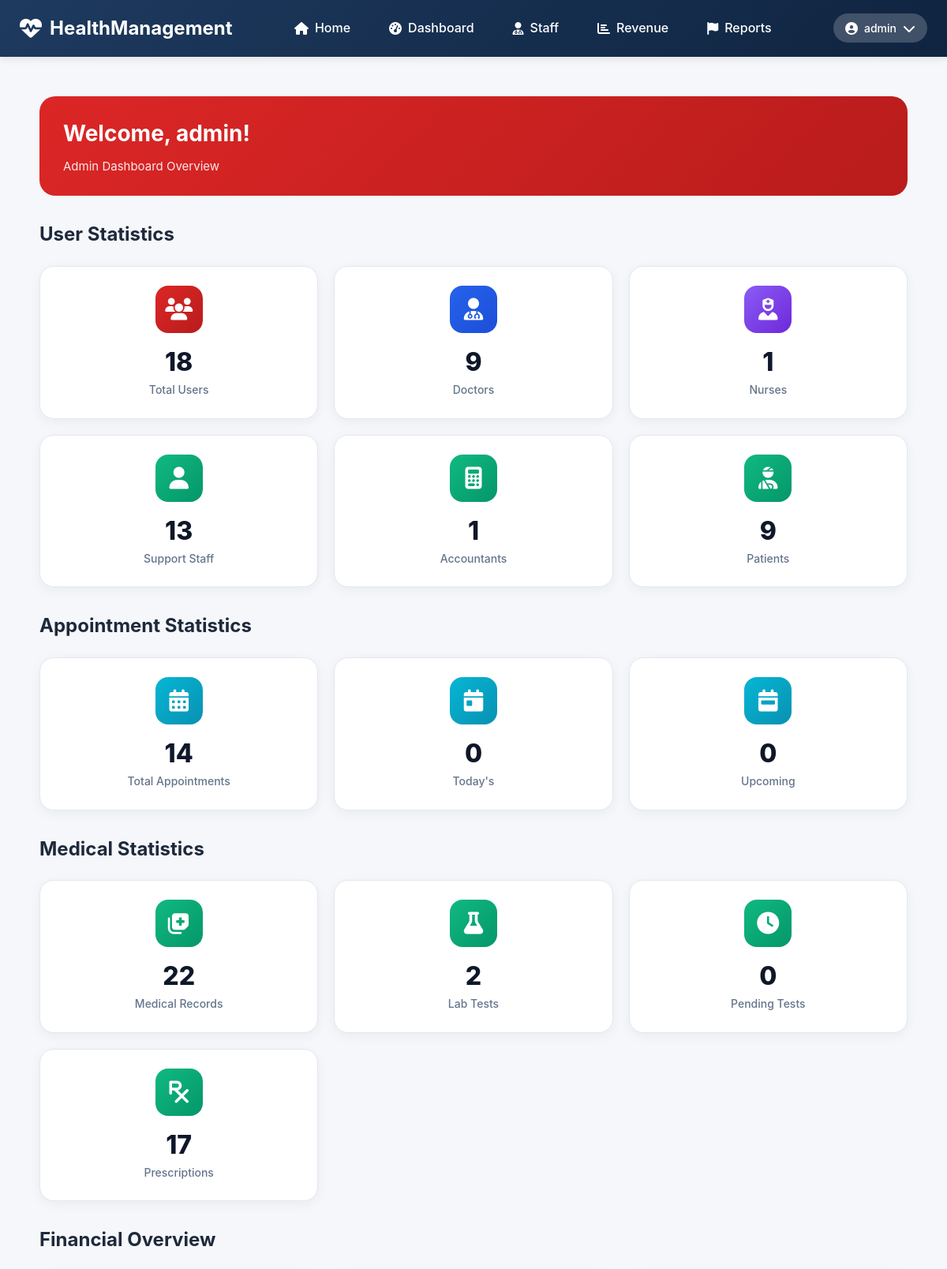
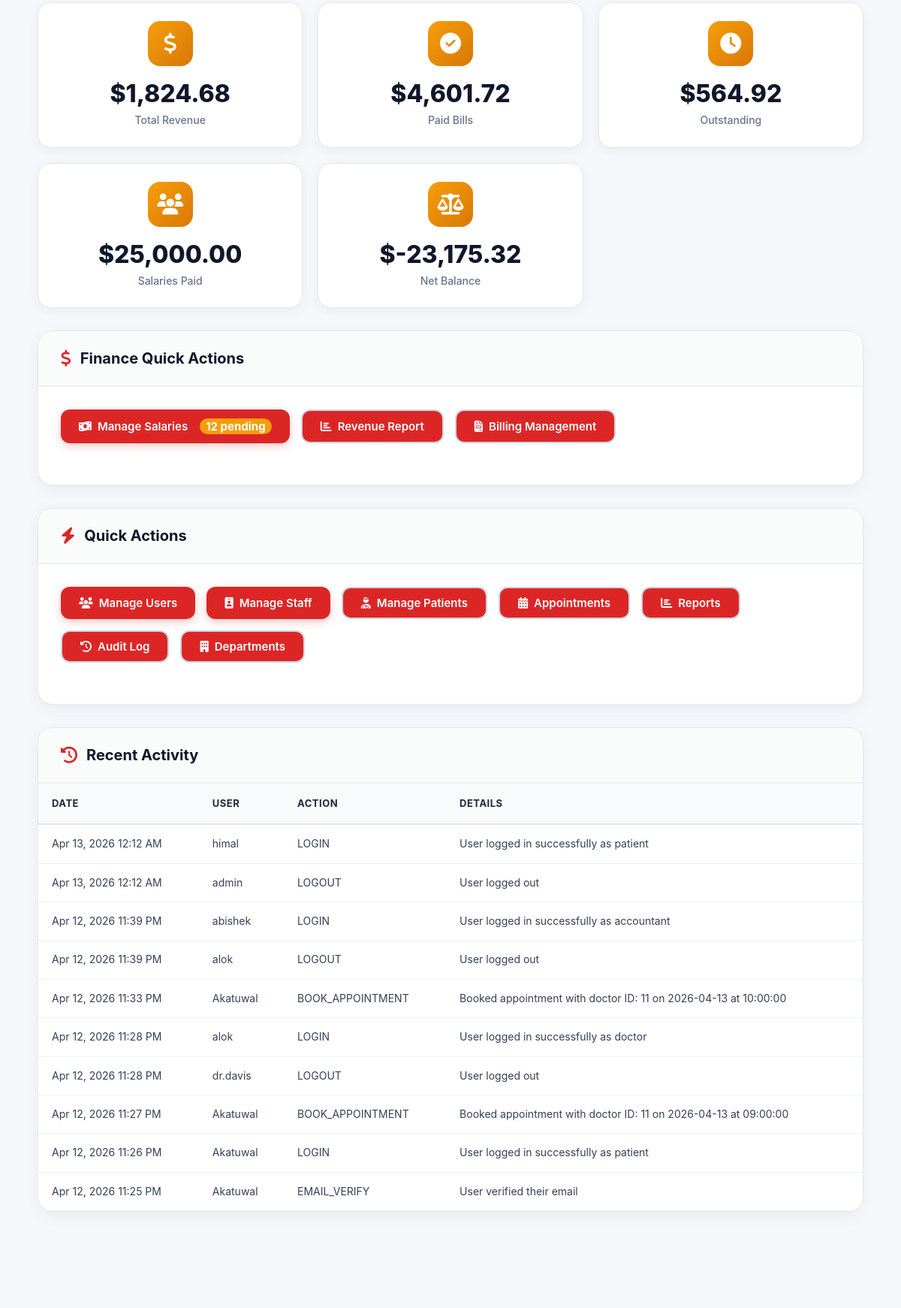
Screenshot of /admin/dashboard.php (signed in, upper part) with the database file from the repository (2 pictures, top to bottom).
### tables this page shows
CREATE TABLE `audit_log` (
  `logId` int(11) NOT NULL,
  `userId` int(11) DEFAULT NULL,
  `timestamp` datetime DEFAULT current_timestamp(),
  `action` varchar(50) NOT NULL,
  `details` text DEFAULT NULL,
  `ipAddress` varchar(45) DEFAULT NULL,
  `userAgent` text DEFAULT NULL
);

CREATE TABLE `users` (
  `userId` int(11) NOT NULL,
  `username` varchar(50) NOT NULL,
  `passwordHash` varchar(255) NOT NULL,
  `email` varchar(100) NOT NULL,
  `firstName` varchar(50) NOT NULL,
  `lastName` varchar(50) NOT NULL,
  `phoneNumber` varchar(20) DEFAULT NULL,
  `role` enum('patient','staff','nurse','doctor','admin','accountant') DEFAULT 'patient',
  `isVerified` tinyint(1) DEFAULT 0,
  `verificationCode` varchar(64) DEFAULT NULL,
  `resetToken` varchar(64) DEFAULT NULL,
  `resetExpiry` datetime DEFAULT NULL,
  `dateCreated` datetime DEFAULT current_timestamp(),
  `lastLogin` datetime DEFAULT NULL
);

### includes/functions.php (called while the page is built, shortened)
<?php
function getTotalRevenue() {
    global $pdo;
    try {
        $stmt = $pdo->query("SELECT SUM(amount) FROM hospital_finance WHERE transactionType = 'revenue'");
        return $stmt->fetchColumn() ?? 0;
    } catch (Exception $e) {
        return 0;
    }
}
function getTotalExpenses() {
    global $pdo;
    try {
        $stmt = $pdo->query("SELECT SUM(amount) FROM hospital_finance WHERE transactionType = 'expense'");
        return $stmt->fetchColumn() ?? 0;
    } catch (Exception $e) {
        return 0;
    }
}
function getTotalSalariesPaid($dateFrom = null, $dateTo = null) {
    global $pdo;
    try {
        $query = "SELECT SUM(amount) FROM salary_payments WHERE status = 'paid'";
        $params = [];
        $stmt = $pdo->prepare($query);
        $stmt->execute($params);
        return $stmt->fetchColumn() ?? 0;
    } catch (Exception $e) {
        return 0;
    }
}
function getNetBalance() {
    return getTotalRevenue() - getTotalExpenses();
}
?>

### admin/dashboard.php (the view, shortened to what this page needs)
<?php
require_once '../includes/config.php';
$extraCSS = '<link rel="stylesheet" href="../css/admin.css">';
include '../includes/header.php';
$totalUsers = $pdo->query("SELECT COUNT(*) FROM users")->fetchColumn();
$totalDoctors = $pdo->query("SELECT COUNT(*) FROM doctors WHERE isAvailable = 1")->fetchColumn();
$totalNurses = $pdo->query("SELECT COUNT(*) FROM nurses")->fetchColumn();
$totalStaff = $pdo->query("SELECT COUNT(*) FROM staff")->fetchColumn();
$totalPatients = $pdo->query("SELECT COUNT(*) FROM patients")->fetchColumn();
$totalAccountants = $pdo->query("SELECT COUNT(*) FROM users WHERE role = 'accountant'")->fetchColumn();
$totalAppointments = $pdo->query("SELECT COUNT(*) FROM appointments")->fetchColumn();
$todayAppointments = $pdo->query("SELECT COUNT(*) FROM appointments WHERE DATE(dateTime) = CURDATE()")->fetchColumn();
$upcomingAppointments = $pdo->query("SELECT COUNT(*) FROM appointments WHERE dateTime > NOW() AND status = 'scheduled'")->fetchColumn();
$totalMedicalRecords = $pdo->query("SELECT COUNT(*) FROM medical_records")->fetchColumn();
$totalLabTests = $pdo->query("SELECT COUNT(*) FROM lab_tests")->fetchColumn();
$pendingLabTests = $pdo->query("SELECT COUNT(*) FROM lab_tests WHERE status IN ('ordered', 'in-progress')")->fetchColumn();
$totalPrescriptions = $pdo->query("SELECT COUNT(*) FROM prescriptions")->fetchColumn();
$totalRevenue = getTotalRevenue();
$totalSalaries = getTotalSalariesPaid();
$netBalance = getNetBalance();
$totalPaid = $pdo->query("SELECT SUM(totalAmount) FROM bills WHERE status = 'paid'")->fetchColumn() ?? 0;
$totalUnpaid = $pdo->query("SELECT SUM(totalAmount) FROM bills WHERE status = 'unpaid'")->fetchColumn() ?? 0;
$pendingSalariesCount = $pdo->prepare("
    SELECT COUNT(*) FROM staff s
    JOIN users u ON s.userId = u.userId
    WHERE u.role IN ('doctor', 'nurse', 'staff', 'accountant')
    AND NOT EXISTS (
        SELECT 1 FROM salary_payments sp
        WHERE sp.userId = u.userId AND sp.salaryMonth = ?
    )
");
$pendingSalariesCount->execute([date('Y-m')]);
$pendingSalaries = $pendingSalariesCount->fetchColumn();
$recentActivities = $pdo->query("
    SELECT al.*, u.username
    FROM audit_log al
    LEFT JOIN users u ON al.userId = u.userId
    ORDER BY al.timestamp DESC LIMIT 10
")->fetchAll();
?>
<div class="admin-container">
    <div class="admin-welcome-section">
        <div class="admin-welcome-text">
            <h1>Welcome, <?php echo htmlspecialchars($_SESSION['username']); ?>!</h1>
            <p>Admin Dashboard Overview</p>
        </div>
    </div>
    <h2 style="color: #1e293b; margin-bottom: 20px;">User Statistics</h2>
    <div class="admin-stats-grid">
        <div class="admin-stat-card users">
            <div class="admin-stat-icon"><i class="fas fa-users"></i></div>
            <div class="admin-stat-content">
                <h3><?php echo $totalUsers; ?></h3>
                <p>Total Users</p>
            </div>
        </div>
        <div class="admin-stat-card doctors">
            <div class="admin-stat-icon"><i class="fas fa-user-md"></i></div>
            <div class="admin-stat-content">
                <h3><?php echo $totalDoctors; ?></h3>
                <p>Doctors</p>
            </div>
        </div>
        <div class="admin-stat-card nurses">
            <div class="admin-stat-icon"><i class="fas fa-user-nurse"></i></div>
            <div class="admin-stat-content">
                <h3><?php echo $totalNurses; ?></h3>
                <p>Nurses</p>
            </div>
        </div>
        <div class="admin-stat-card patients">
            <div class="admin-stat-icon"><i class="fas fa-user"></i></div>
            <div class="admin-stat-content">
                <h3><?php echo $totalStaff; ?></h3>
                <p>Support Staff</p>
            </div>
        </div>
        <div class="admin-stat-card patients">
            <div class="admin-stat-icon"><i class="fas fa-calculator"></i></div>
            <div class="admin-stat-content">
                <h3><?php echo $totalAccountants; ?></h3>
                <p>Accountants</p>
            </div>
        </div>
        <div class="admin-stat-card patients">
            <div class="admin-stat-icon"><i class="fas fa-user-injured"></i></div>
            <div class="admin-stat-content">
                <h3><?php echo $totalPatients; ?></h3>
                <p>Patients</p>
            </div>
        </div>
    </div>
    <h2 style="color: #1e293b; margin: 30px 0 20px;">Appointment Statistics</h2>
    <div class="admin-stats-grid">
        <div class="admin-stat-card appointments">
            <div class="admin-stat-icon"><i class="fas fa-calendar-alt"></i></div>
            <div class="admin-stat-content">
                <h3><?php echo $totalAppointments; ?></h3>
                <p>Total Appointments</p>
            </div>
        </div>
        <div class="admin-stat-card appointments">
            <div class="admin-stat-icon"><i class="fas fa-calendar-day"></i></div>
            <div class="admin-stat-content">
                <h3><?php echo $todayAppointments; ?></h3>
                <p>Today's</p>
            </div>
        </div>
        <div class="admin-stat-card appointments">
            <div class="admin-stat-icon"><i class="fas fa-calendar-week"></i></div>
            <div class="admin-stat-content">
                <h3><?php echo $upcomingAppointments; ?></h3>
                <p>Upcoming</p>
            </div>
        </div>
    </div>
    <h2 style="color: #1e293b; margin: 30px 0 20px;">Medical Statistics</h2>
    <div class="admin-stats-grid">
        <div class="admin-stat-card patients">
            <div class="admin-stat-icon"><i class="fas fa-notes-medical"></i></div>
            <div class="admin-stat-content">
                <h3><?php echo $totalMedicalRecords; ?></h3>
                <p>Medical Records</p>
            </div>
        </div>
        <div class="admin-stat-card patients">
            <div class="admin-stat-icon"><i class="fas fa-flask"></i></div>
            <div class="admin-stat-content">
                <h3><?php echo $totalLabTests; ?></h3>
                <p>Lab Tests</p>
            </div>
        </div>
        <div class="admin-stat-card patients">
            <div class="admin-stat-icon"><i class="fas fa-clock"></i></div>
            <div class="admin-stat-content">
                <h3><?php echo $pendingLabTests; ?></h3>
                <p>Pending Tests</p>
            </div>
        </div>
        <div class="admin-stat-card patients">
            <div class="admin-stat-icon"><i class="fas fa-prescription"></i></div>
            <div class="admin-stat-content">
                <h3><?php echo $totalPrescriptions; ?></h3>
                <p>Prescriptions</p>
            </div>
        </div>
    </div>
    <h2 style="color: #1e293b; margin: 30px 0 20px;">Financial Overview</h2>
    <div class="admin-stats-grid">
        <div class="admin-stat-card revenue">
            <div class="admin-stat-icon"><i class="fas fa-dollar-sign"></i></div>
            <div class="admin-stat-content">
                <h3>$<?php echo number_format($totalRevenue, 2); ?></h3>
                <p>Total Revenue</p>
            </div>
        </div>
        <div class="admin-stat-card revenue">
            <div class="admin-stat-icon"><i class="fas fa-check-circle"></i></div>
            <div class="admin-stat-content">
                <h3>$<?php echo number_format($totalPaid, 2); ?></h3>
                <p>Paid Bills</p>
            </div>
        </div>
        <div class="admin-stat-card revenue">
            <div class="admin-stat-icon"><i class="fas fa-clock"></i></div>
            <div class="admin-stat-content">
                <h3>$<?php echo number_format($totalUnpaid, 2); ?></h3>
                <p>Outstanding</p>
            </div>
        </div>
        <div class="admin-stat-card revenue">
            <div class="admin-stat-icon"><i class="fas fa-users"></i></div>
            <div class="admin-stat-content">
                <h3>$<?php echo number_format($totalSalaries, 2); ?></h3>
                <p>Salaries Paid</p>
            </div>
        </div>
        <div class="admin-stat-card revenue">
            <div class="admin-stat-icon"><i class="fas fa-balance-scale"></i></div>
            <div class="admin-stat-content">
                <h3>$<?php echo number_format($netBalance, 2); ?></h3>
                <p>Net Balance</p>
            </div>
        </div>
    </div>
    <div class="admin-card">
        <div class="admin-card-header">
            <h3><i class="fas fa-dollar-sign"></i> Finance Quick Actions</h3>
        </div>
        <div class="admin-card-body">
            <div class="admin-quick-actions">
                <a href="salaries.php" class="admin-btn admin-btn-primary">
                    <i class="fas fa-money-bill-wave"></i> Manage Salaries
                    <?php if ($pendingSalaries > 0): ?>
                        <span class="badge" style="background: #f59e0b; color: white; padding: 3px 8px; border-radius: 20px; margin-left: 8px;"><?php echo $pendingSalaries; ?> pending</span>
                    <?php endif; ?>
                </a>
                <a href="revenue.php" class="admin-btn admin-btn-outline">
                    <i class="fas fa-chart-bar"></i> Revenue Report
                </a>
                <a href="billing.php" class="admin-btn admin-btn-outline">
                    <i class="fas fa-file-invoice"></i> Billing Management
                </a>
            </div>
        </div>
    </div>
    <div class="admin-card">
        <div class="admin-card-header">
            <h3><i class="fas fa-bolt"></i> Quick Actions</h3>
        </div>
        <div class="admin-card-body">
            <div class="admin-quick-actions">
                <a href="users.php" class="admin-btn admin-btn-primary"><i class="fas fa-users"></i> Manage Users</a>
                <a href="staff.php" class="admin-btn admin-btn-primary"><i class="fas fa-id-badge"></i> Manage Staff</a>
                <a href="patients.php" class="admin-btn admin-btn-outline"><i class="fas fa-user-injured"></i> Manage Patients</a>
                <a href="appointments.php" class="admin-btn admin-btn-outline"><i class="fas fa-calendar-alt"></i> Appointments</a>
                <a href="reports.php" class="admin-btn admin-btn-outline"><i class="fas fa-chart-bar"></i> Reports</a>
                <a href="audit-log.php" class="admin-btn admin-btn-outline"><i class="fas fa-history"></i> Audit Log</a>
                <a href="departments.php" class="admin-btn admin-btn-outline"><i class="fas fa-building"></i> Departments</a>
            </div>
        </div>
    </div>
    <div class="admin-card">
        <div class="admin-card-header">
            <h3><i class="fas fa-history"></i> Recent Activity</h3>
        </div>
        <div class="admin-table-responsive">
            <table class="admin-data-table">
                <thead>
                    <tr>
                        <th>Date</th>
                        <th>User</th>
                        <th>Action</th>
                        <th>Details</th>
                    </tr>
                </thead>
                <tbody>
                    <?php foreach ($recentActivities as $activity): ?>
                        <tr>
                            <td data-label="Date"><?php echo date('M j, Y g:i A', strtotime($activity['timestamp'])); ?></td>
                            <td data-label="User"><?php echo htmlspecialchars($activity['username'] ?? 'System'); ?></td>
                            <td data-label="Action"><?php echo htmlspecialchars($activity['action']); ?></td>
                            <td data-label="Details"><?php echo htmlspecialchars($activity['details']); ?></td>
                        </tr>
                    <?php endforeach; ?>
                </tbody>
            </table>
        </div>
    </div>
</div>
<?php include '../includes/footer.php'; ?>

### rows the page displays
audit_log: timestamp "Apr 13, 2026 12:12 AM", userId.username "himal", action "LOGIN", details "User logged in successfully as patient"
audit_log: timestamp "Apr 13, 2026 12:12 AM", userId.username "admin", action "LOGOUT", details "User logged out"
audit_log: timestamp "Apr 12, 2026 11:39 PM", userId.username "abishek", action "LOGIN", details "User logged in successfully as accountant"
audit_log: timestamp "Apr 12, 2026 11:39 PM", userId.username "alok", action "LOGOUT", details "User logged out"
audit_log: timestamp "Apr 12, 2026 11:33 PM", userId.username "Akatuwal", action "BOOK_APPOINTMENT", details "Booked appointment with doctor ID: 11 on 2026-04-13 at 10:00:00"
audit_log: timestamp "Apr 12, 2026 11:28 PM", userId.username "alok", action "LOGIN", details "User logged in successfully as doctor"
audit_log: timestamp "Apr 12, 2026 11:28 PM", userId.username "dr.davis", action "LOGOUT", details "User logged out"
audit_log: timestamp "Apr 12, 2026 11:27 PM", userId.username "Akatuwal", action "BOOK_APPOINTMENT", details "Booked appointment with doctor ID: 11 on 2026-04-13 at 09:00:00"
audit_log: timestamp "Apr 12, 2026 11:26 PM", userId.username "Akatuwal", action "LOGIN", details "User logged in successfully as patient"
audit_log: timestamp "Apr 12, 2026 11:25 PM", userId.username "Akatuwal", action "EMAIL_VERIFY", details "User verified their email"

### other values shown
$_SESSION['username'] "admin"
$totalUsers "18"
$totalDoctors "9"
$totalNurses "1"
$totalStaff "13"
$totalAccountants "1"
$totalPatients "9"
$totalAppointments "14"
$todayAppointments "0"
$upcomingAppointments "0"
$totalMedicalRecords "22"
$totalLabTests "2"
$pendingLabTests "0"
$totalPrescriptions "17"
$totalRevenue "1,824.68"
